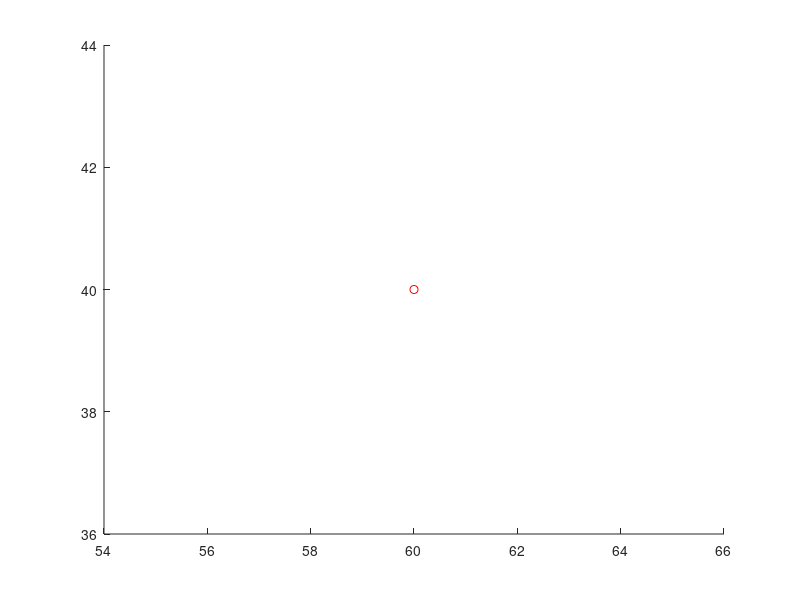

Source code (MATLAB): (Note: this script raises an error after producing the figure.)
clc;
clear;

hold on;

%generating new sample points with uniform probablity
n = 10000;
sample_point = rand(n-2,2);
sample_point = 100*sample_point;

% start and goal points
srt_p = [90,10];
gol_p = [60,40];

% scatter(sample_point(:,1),sample_point(:,2),'r');
scatter (gol_p (1), gol_p (2), 'r');
sample_point = make_obstacle(sample_point); % function called to make obstacle
                                            % and remove random points
                                            % inside obstacle
V_nv = [sample_point;gol_p];  % V not visited
V_open = srt_p;
V_close = [];
sample_point = [srt_p;V_nv];
endP = length(sample_point);

z = srt_p; % minimum cost point from origin at start
cost_open = 0;
root = [1 1];
index_nv = 2:size(sample_point,1); % index of points of V_nv in sample_point
index_open = 1; % index of V_open points in sample_point


z_index = 1;
flag = true; % a flag that will be 0 when program will end

while flag == true
    index_x = get_x(sample_point,index_nv,z); %index of x in sample_point
    l = length(index_x);
    for i = 1:l  %getting y points for each x
        [index_y, dist, j] = get_y (sample_point,...
                                    index_open,...
                                    index_x (i)); % index of y point in
                                                  % sample_point & distance
                                                  % from x
         %% checking the line joining x point and y points intersects with obstacle
%         flag2 = checkobs_fmt(sample_point(index_y,:),sample_point(index_x(i),:));
%         if flag2 == 0 % flag2 =0 if it intersects with obstacle
%             continue;
%         end
        %% linking the y point index with its root's index in sample_point
        root_indx = [index_x(i) find(root(:,1)==index_y)];
        root = [root; root_indx];
        
        index_nv(index_nv == index_x(i)) = []; %removing y from V_nv index
        %index_open = [index_open;index_x(i)];  %adding y in V_open index
        dist = cost_open(j) + dist;
        cost_open = [cost_open; dist];  % saving cost for each y points
        
        %% Plotting added edge
        points = [sample_point(index_x(i),1),sample_point(index_y,1);
                  sample_point(index_x(i),2),sample_point(index_y,2)];
        plot(points(1,:),points(2,:),'c')
%         pause(.000001)
%         alpha(.5)
        
        %% Checking if x is the goal.
        if index_x(i) == endP
            disp ('Found goal');
            flag = false;
        end
    end
    
    index_open(z_index) = [];
    cost_open(z_index) = [];
    index_open = [index_open index_x];
    
    %% Checking in V_open is empty
    if isempty(index_open)
        disp ('V_open is empty');
        flag = false;
    end
    
    %% Retreiving lowest code node from V_open
    [~, z_index] = min(cost_open);
    z_index = z_index (1);
    
    z_sample_idx = index_open(z_index);
    z = sample_point(z_sample_idx,:);
end

%% Tracing path from goal to start point

i = size(root, 1);
path = [];
child_sample_idx = 1;

while flag == false
    child_sample_idx = root(i, 1); 
    path = [path; sample_point(child_sample_idx, :)];
    i = root(i,2);
    if root(i,:) == [1 1]
        flag = true;
        path = [path; srt_p];
    end
end

% Plotting path from start to goal
plot(path(:,1),path(:,2),'r', 'LineWidth', 2)